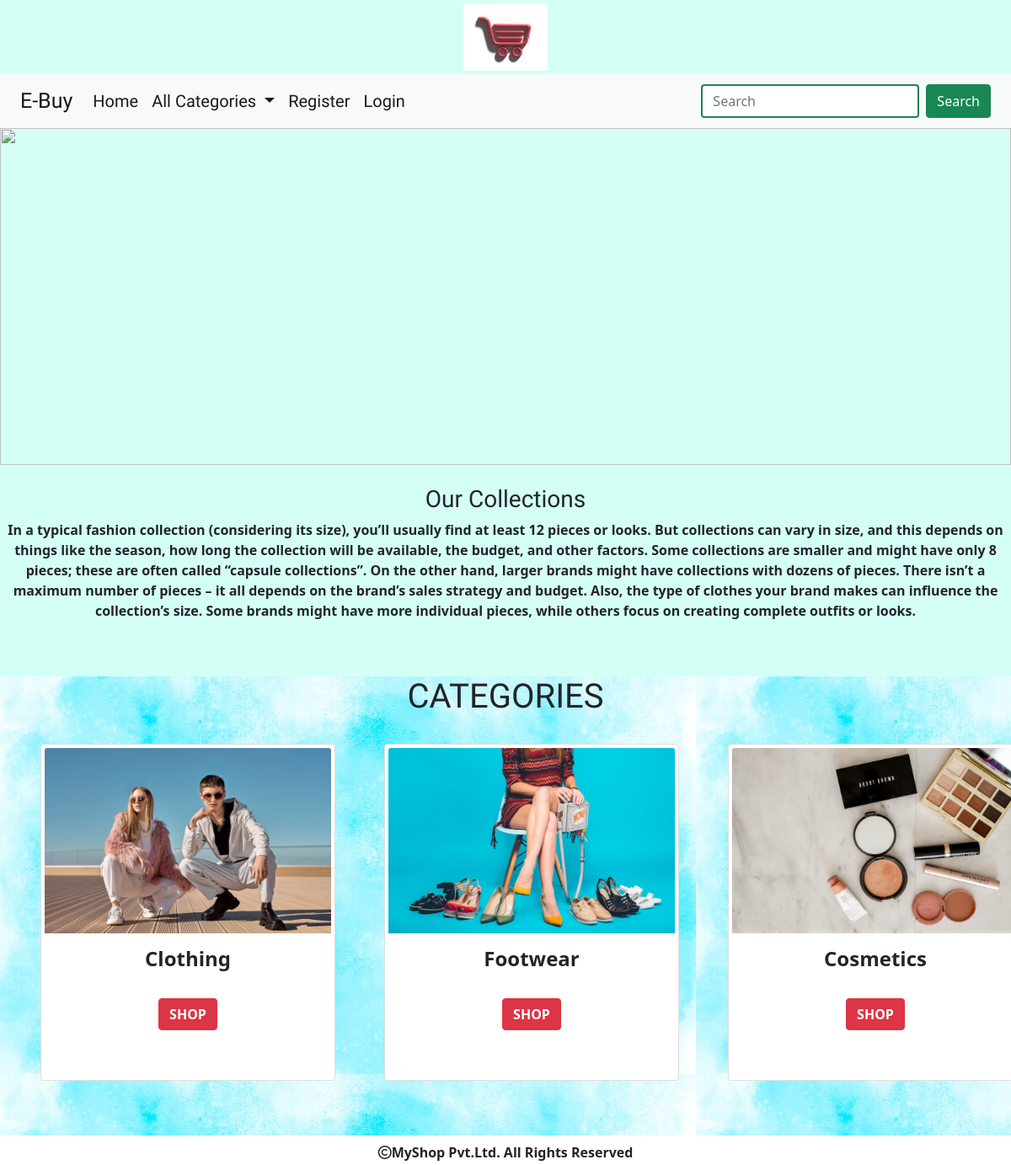
The page / on the database its author committed.
### Shop/models.py (models this page shows, shortened)
class category(models.Model):
    name= models.CharField(max_length=20)
    descritpion=models.TextField()
    image=models.ImageField(upload_to='Shop/categories', blank=True, null=True)

### Shop/views.py (the view)
# urls.py: path("",views.allcategories,name="home"),
def allcategories(request):
    c = category.objects.all()
    return render(request, 'allcategories.html', {"allcat":c})

### Cart/context_processors.py (called while the page is built, shortened)
def productcount(request):
    item_count=0
    return{'count':item_count}

### Shop/context_processors.py (called while the page is built)
def menu_links(request):
    c = category.objects.all()
    return{'links':c}

### Template/allcategories.html
<!DOCTYPE html>
{% extends 'base.html' %}
{% load static %}
{% block content %}
<div class="row">
<div class="col-sm-12">
    <img src="{% static 'image/ban1.jpg' %}" style="width:100%;height:400px">
</div>
</div>
<div class="row">
    <div class="col-sm-12 mt-4" style="margin-bottom:50px">
        <center>
        <h3 style="font-family: 'Lilita One', sans-serif;">Our Collections</h3>
        <p style="font-weight:bold">In a typical fashion collection (considering its size), you’ll usually find at least 12 pieces or looks.
            But collections can vary in size, and this depends on things like the season, how long the collection will be available, the budget, and other factors.
            Some collections are smaller and might have only 8 pieces; these are often called “capsule collections”.
            On the other hand, larger brands might have collections with dozens of pieces. There isn’t a maximum number of pieces – it all depends on the brand’s sales strategy and budget.
            Also, the type of clothes your brand makes can influence the collection’s size. Some brands might have more individual pieces, while others focus on creating complete outfits or looks.</p>
        </center>
    </div>
</div>
<div style="background-image:url('{% static 'image/bg1.jpg' %}')">
<center><h1 style="font-family: 'Lilita One', sans-serif;">CATEGORIES</h1></center>
    <br>
    <div class="row">
        {% for i in allcat %}
    <div class="col-md-4" style="margin-bottom:100px"><div class="card ms-5 me-5" style="width:350px;height:400px">
  <center><img style="height:220px;width:340px;" src="{{i.image.url}}" class="card-img-top mt-1" alt="..."></center>
  <div class="card-body">
      <center>
    <h4 class="card-title" style="font-weight:bold">{{i.name}}</h4>
          <br>
    <a href="{% url 'Shop:allproducts' i.name %}" class="btn btn-danger" style="font-weight:bold">SHOP</a>
      </center>
  </div>
</div></div>
         {% endfor %}
    </div>
</div>
{% endblock %}

### Static/css/b1.css (style rules this page uses)
body { background-color:#d4fff6; }
h1 { font-family: 'Lilita One', sans-serif; }

### rows shown on the page
category: image (picture), name "Clothing"
category: image (picture), name "Footwear"
category: image (picture), name "Cosmetics"
